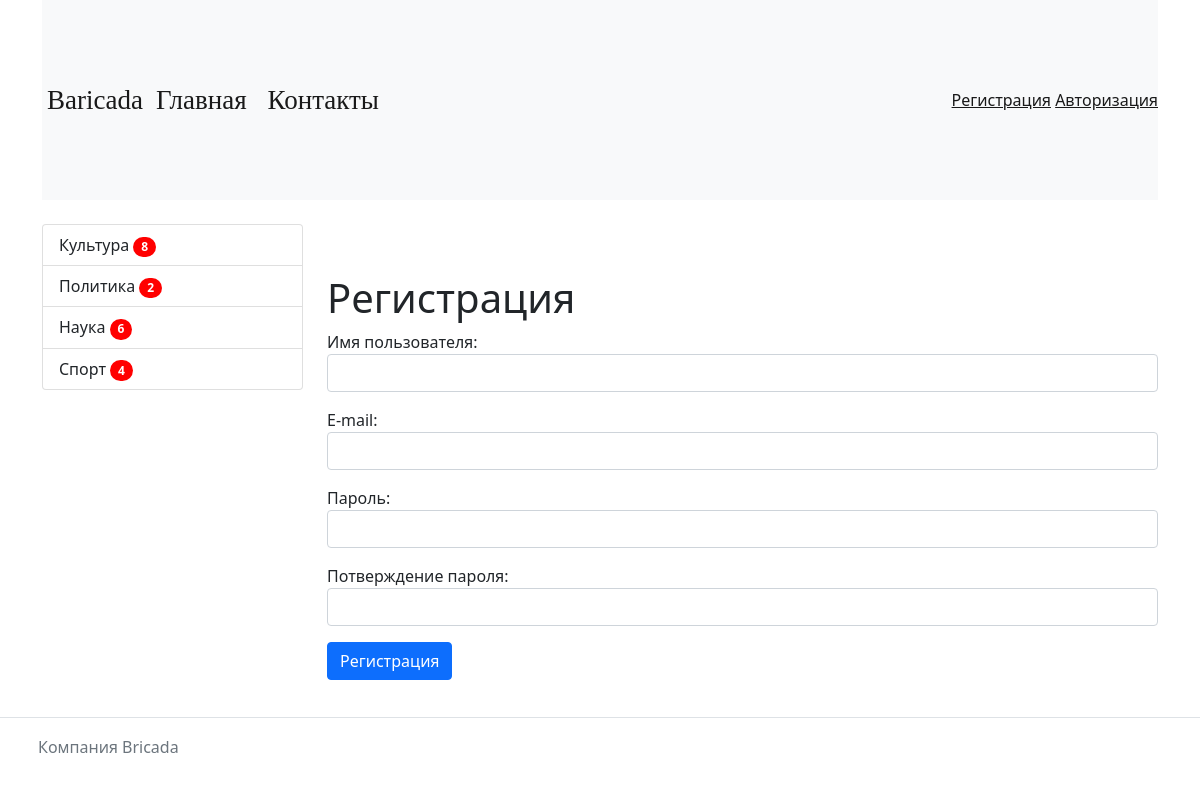
Screenshot of /register/ with the database file from the repository.
### news/models.py (models this page shows, shortened)
class Category(models.Model):
    title=models.CharField(max_length=150, db_index=True, verbose_name='Наименование катигории')
    def get_absolute_url(self):
        return reverse('category', kwargs={"category_id": self.pk})
    class Meta:
        verbose_name = 'Категория'
        verbose_name_plural = 'Категории'
        ordering = ['title']

### news/views.py (the view)
# urls.py: path('register/', register, name='register'),
def register(request):
    if request.method == 'POST':
        form = UserRegisterForm(request.POST)
        if form.is_valid():
            user=form.save()
            login(request, user)
            messages.success(request, 'Вы успешно зарегестрировались')
            return redirect('login')
    else:
        messages.error(request, 'Ошибка регистрации')
        form = UserRegisterForm()
    return render(request, 'news/register.html',{'form':form})

### news/forms.py
class UserRegisterForm(UserCreationForm):
    username = forms.CharField(max_length=100, label='Имя пользователя',
                               widget=forms.TextInput(attrs={'class': 'form-control'}))
    password1 = forms.CharField(max_length=100, label='Пароль',
                                widget=forms.PasswordInput(attrs={'class': 'form-control'}))
    password2 = forms.CharField(max_length=100, label='Потверждение пароля',
                                widget=forms.PasswordInput(attrs={'class': 'form-control'}))
    email = forms.EmailField(label='E-mail',
                               widget=forms.EmailInput(attrs={'class': 'form-control'}))
    class Meta:
        model = User
        fields = ('username', 'email', 'password1', 'password2')

### news/templatetags/news_tags.py (called while the page is built)
@register.inclusion_tag("news/list_categories.html")
def show_categories(arc1='Hello', arc2='world'):
    categories = Category.objects.annotate(cnt=Count('news', filter=F('news__is_published'))).filter(cnt__gt=0)
    return {"categories" : categories, 'arc1': arc1, 'arc2':arc2}

### news/templates/news/register.html (shortened to what this page needs)
{% extends 'base.html' %}
{% block sidebar %}
{% include "inc/_sidbar.html" %}
{% endblock %}
{% block content %}
<h1>Регистрация</h1>
<form method="post">
    {{ form.as_p }}
     <button type="submit" class="btn btn-primary btn-block ">Регистрация</button>
</form>
{% endblock %}

### news/templates/news/list_categories.html
<div class="list-group">
    {%for item in categories%}
    <a href="{{ item.get_absolute_url }}"  class="list-group-item list-group-item-action">{{ item.title }} <span class="badge bg-primary rounded-pill as">{{ item.cnt }}</span></a>
    {%endfor%}
</div>

### news/static/css/style.css (style rules this page uses)
.as { background : red !important; }
.navbar-light .navbar-text a, { color: rgb(148, 255, 214); }

### rows the page displays
Category: title "Культура", cnt "8"
Category: title "Политика", cnt "2"
Category: title "Наука", cnt "6"
Category: title "Спорт", cnt "4"
